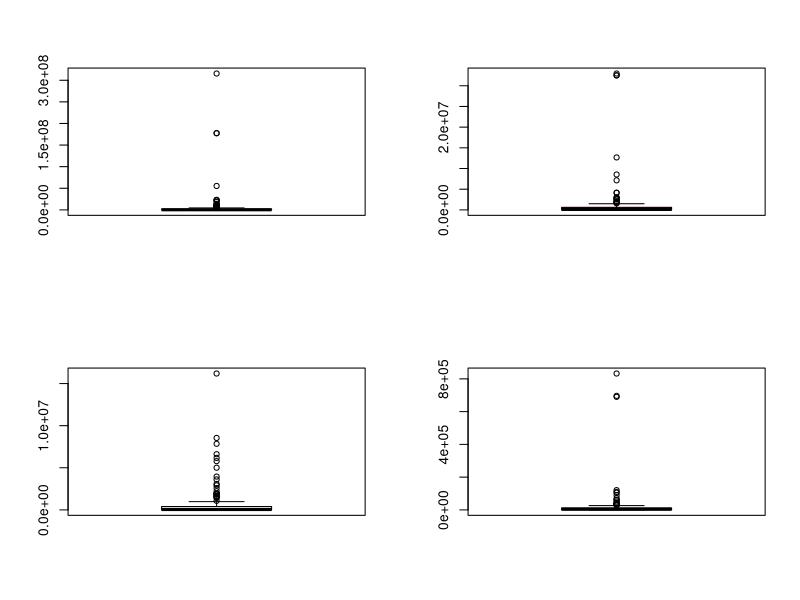
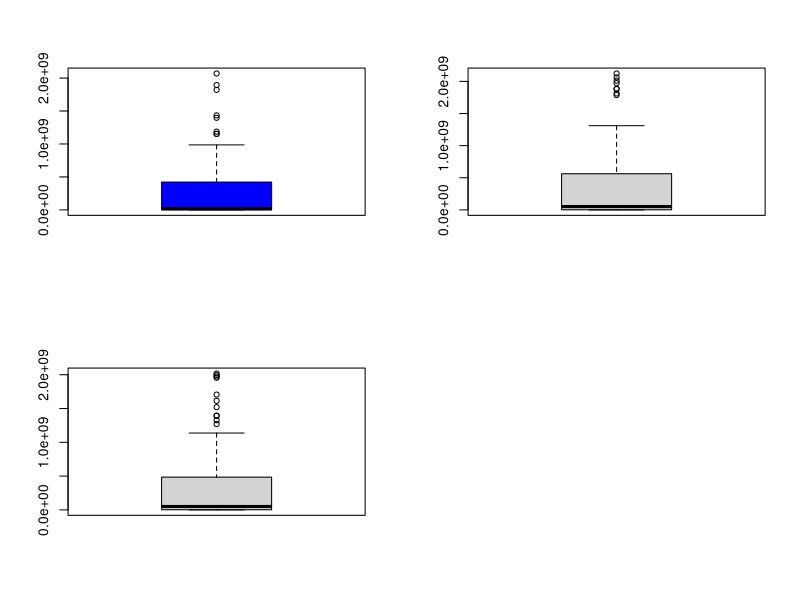
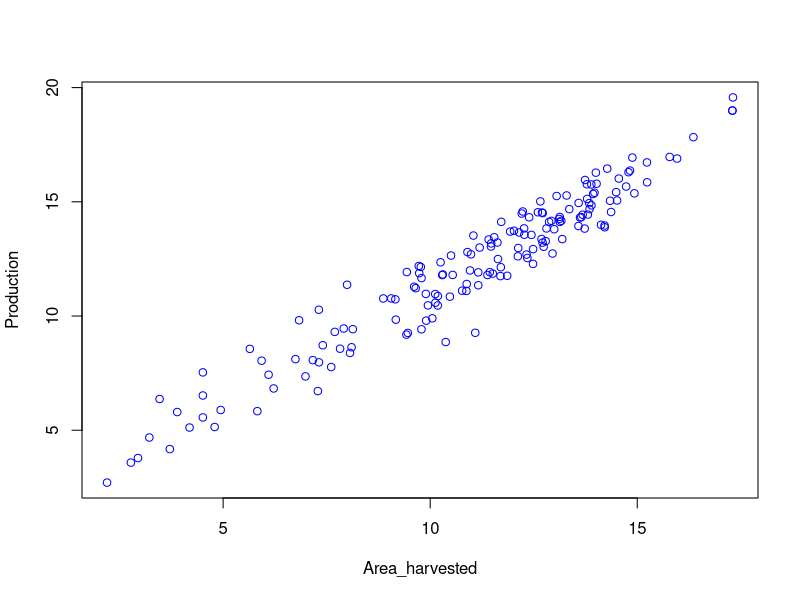
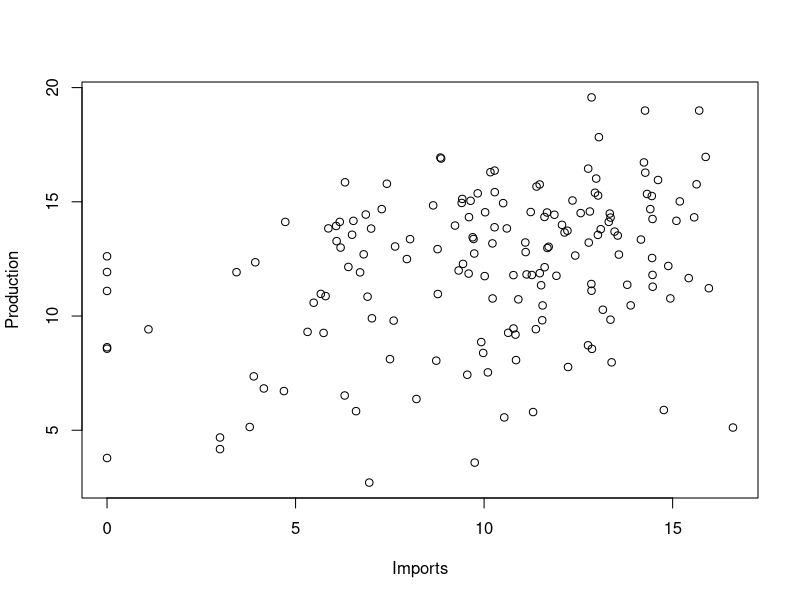
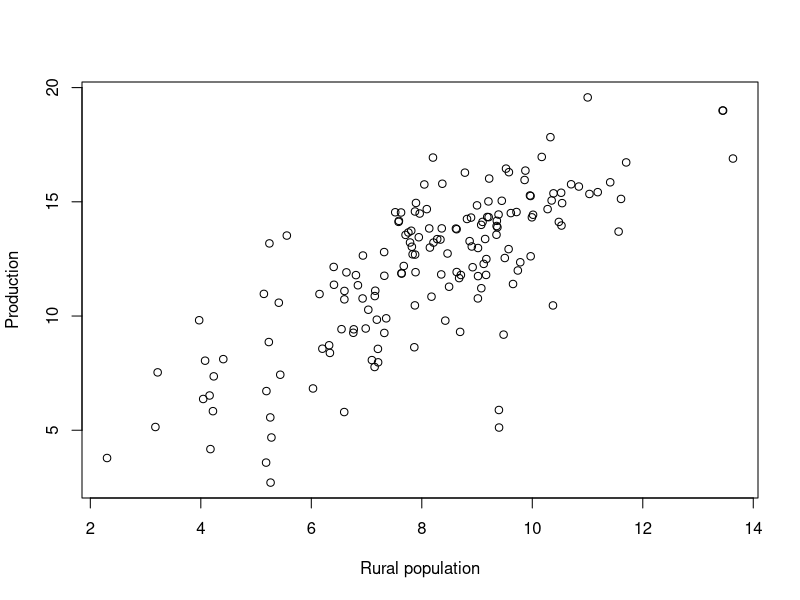
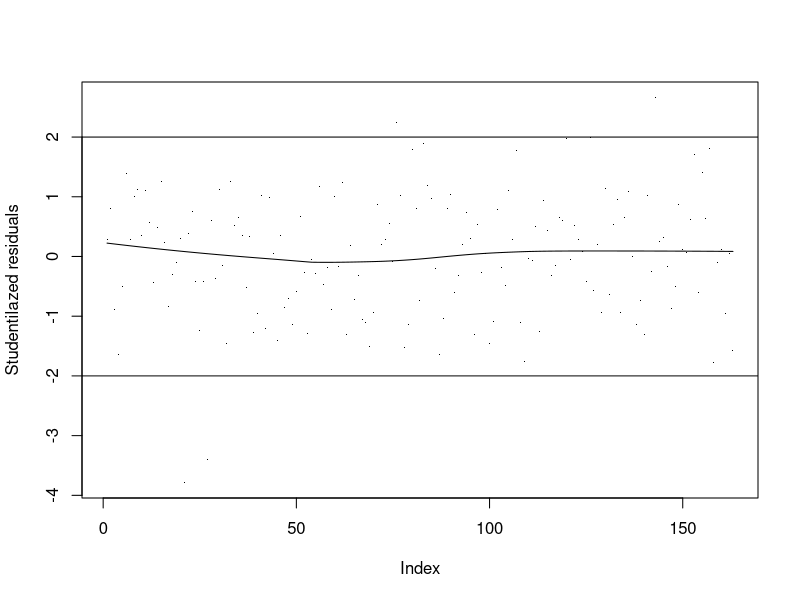
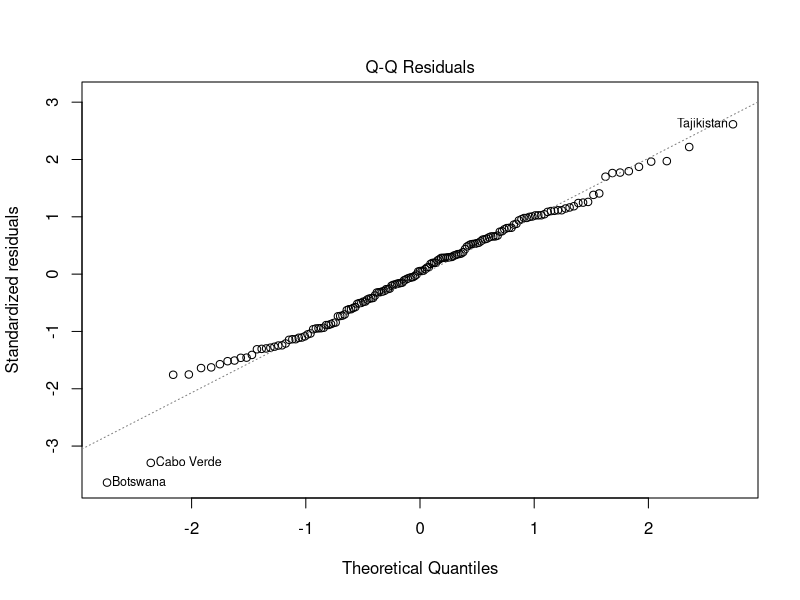
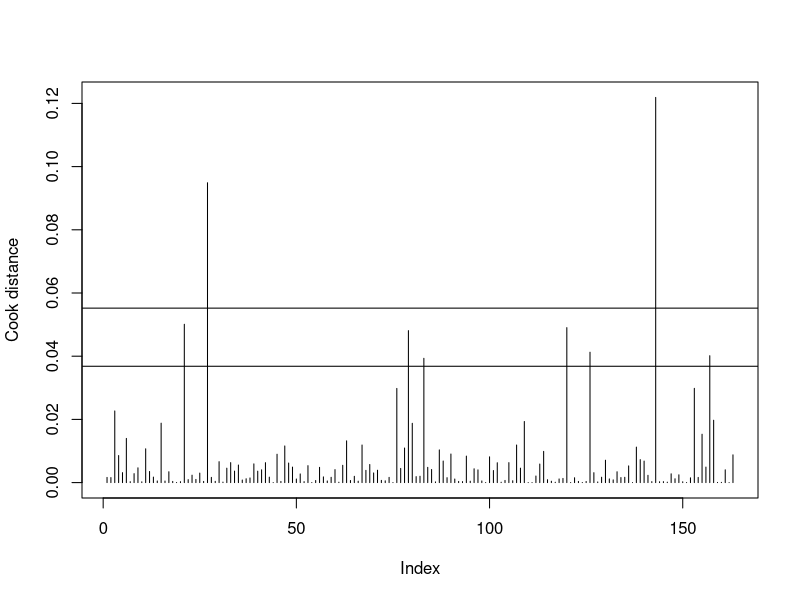

Write the R code that produced these figures, in order.
## Aliou Mballo, ESS 
## R group presentation
## April 25, 2018

setwd("/Users/mballo/Dropbox/R_Group_FAO")

data=read.csv("data.csv", header=T, sep=",", row.names=1)
View(data)

#These data are from FAOSTAT and cover only countries that have all the information on
#production of maize, area_harvested for maize, imports for maize and rural population
#The data are for year 2010

#Let's check the outliers for each variable
par(mfrow=c(2,2))
boxplot(data$Production, col="blue")
boxplot(data$Area_harvested, col="red")
boxplot(data$Imports)
boxplot(data$Rural_pop, col="green")

#Let's check the outliers when we crossed production variable and the other
boxplot(data$Area_harvested*data$Production, col="blue")
boxplot(data$Imports*data$Production)
boxplot(data$Rural_pop*data$Production)

#Let's use the logarithm to deflate our variables
data=log(data+1)

###We would like to know what determine the maize production between the following variables: area harvested
#imports and rural population.

##Our model will be: production(i)=Beta(1)area_harvested(i) + Beta(2)imports(i) + Beta(3)Rural_population (i)+ Epsilon(i)

#Let's remember that the estimation of the coefficients is: hat(Beta)=(X'X)^(-1)X'Y

###Let's visualize the dependant variable and the other
par(mfrow=c(1,1))
plot(Production~Area_harvested, data=data, xlab="Area_harvested", ylab="Production", col="blue")
plot(Production~Imports, data=data, xlab="Imports", ylab="Production")
plot(Production~Rural_pop, data=data, xlab="Rural population", ylab="Production")

#Let's check the correlation between our variables
cor(data)
View(cor(data))

##Let calculate the coefficients manually
#Here we will use the matrix multiplication, the function matrix transpose and the reverse matrix function solve
#We are not going to consider the intercept here. Otherwise, we will need to add a variable with 1 everywhere
data_bis=as.matrix(data.frame(data, row.names=NULL), dimnames=NULL)
coef=solve(t(data_bis[,2:4])%*%data_bis[,2:4])%*%(t(data_bis[,2:4])%*%data_bis[,1])
coef


##Let run our model using lm function
model1=lm(Production~Area_harvested+Imports+Rural_pop, data=data)
summary(model1)

#If you want the model without intercept, you add -1
#For example
model_without_intercept=lm(Production~Area_harvested+Imports+Rural_pop-1, data=data)
summary(model_without_intercept)

#Here the estimations are the same than what we got from the manual calculation using the matrix

#Here the model is performed meaning it calculated the inverse of X'X. We can check that during the validation
#it is because the arguments "singular.ok" TRUE by default meaning a singular fit is not an error

#In the model, it is shown that the rural population does not influence the production of maize
#The residual standard deviation is 0.8363
#The R square that give the the share of the dependant variable explained by the independant one
#We can say 93.8% of the production is explained by the model.

coefs=model1$coefficients #for the coefficients
res1=model1$residuals #to have the residuals

###Analysis of the residuals

#Let's check the outliers in the models by using the studentalized residuals for each individual i which are
#the standardized residuals but where the variance of residuals is calculated without considering the element i
plot(rstudent(model1), pch=".", ylab="Studentilazed residuals")
abline(h=c(-2,2))

#Let's check the homocedasticity assumption of the errors. For that, we are going to use a function called "lowess" 
#Cleveland, 1979, tha calculate the absolue value of the residuals with an estimation of the trend of the residuals.
#If we noticed a monotonous trend, we might suspect heterocedasticy of the residuals. 
#We rae going to drawn the lowess line in the graph we already made for the outliers
lines(lowess(rstudent(model1)))

#We notice some countries like Tajikistan, Cabo Verde and Botswana seems to be outliers
#and can influence the model, we might need to take more attention wiht them and decide whether or
#not we keep them in the analysis

#Normality test (let's use Kolmogorov-Smirnov)
ks.test(res1,"pnorm", mean=0, sd=1)
plot(model1, which=2, sub="", main="")



##Let's check influential observation
#An influential observation is an observation that, if we remove it, will bring big variation
#in the estimation of the coefficients (Cook, 1977). We will compare the statistics with
#F(p,n-p)(0.1) as desirable threshold and F(p,n-p)(0.5) as worrying threshold.
plot(cooks.distance(model1),type="h",ylab="Cook distance")
abline(h=c(2*3/nrow(data), 3*3/nrow(data)))

plot(influence(model1)$hat, type="h", ylab="hii")
abline(h=c(2*3/nrow(data), 3*3/nrow(data)))

#Comparison of two models
#Let's do a model removing the variable "rural population". We are going to perform a Fisher test
model2=lm(Production~Area_harvested+Imports, data=data)
summary(model2)

res2=model2$coefficients

Fish=((sum((res2)^2)-sum((res1^2)))/(sum(res1)^2))*((nrow(data)-3-1)/2)
Fish>qf(0.5,2,nrow(data)-3-1)

#The calculated quantile is greater than the calculated Fisher, meaning that the second model is better than the first
#one in terms of estimations

#Something really important: depending whether you want to predict or just estimate, you will select one of the model

#Let's do the test using the Chow statistic to see the stability of the model 1.
install.packages("strucchange")
library("strucchange")
sctest(model1, type="Chow", point=75)
#The p-value is 0.042 meaning the model is not stable

#Let's do some predictions
#To do that, we will need to divide our data base into two. So we are going to use the first 130 rows for the estimations
#And the 33 remaining for prediction

model3=lm(Production~Area_harvested+Imports+Rural_pop, data=data[1:130,])
predict1=predict(model3,data[131:163,])
predict_comparison=cbind(data[131:163,1],predict1)
View(predict_comparison)
